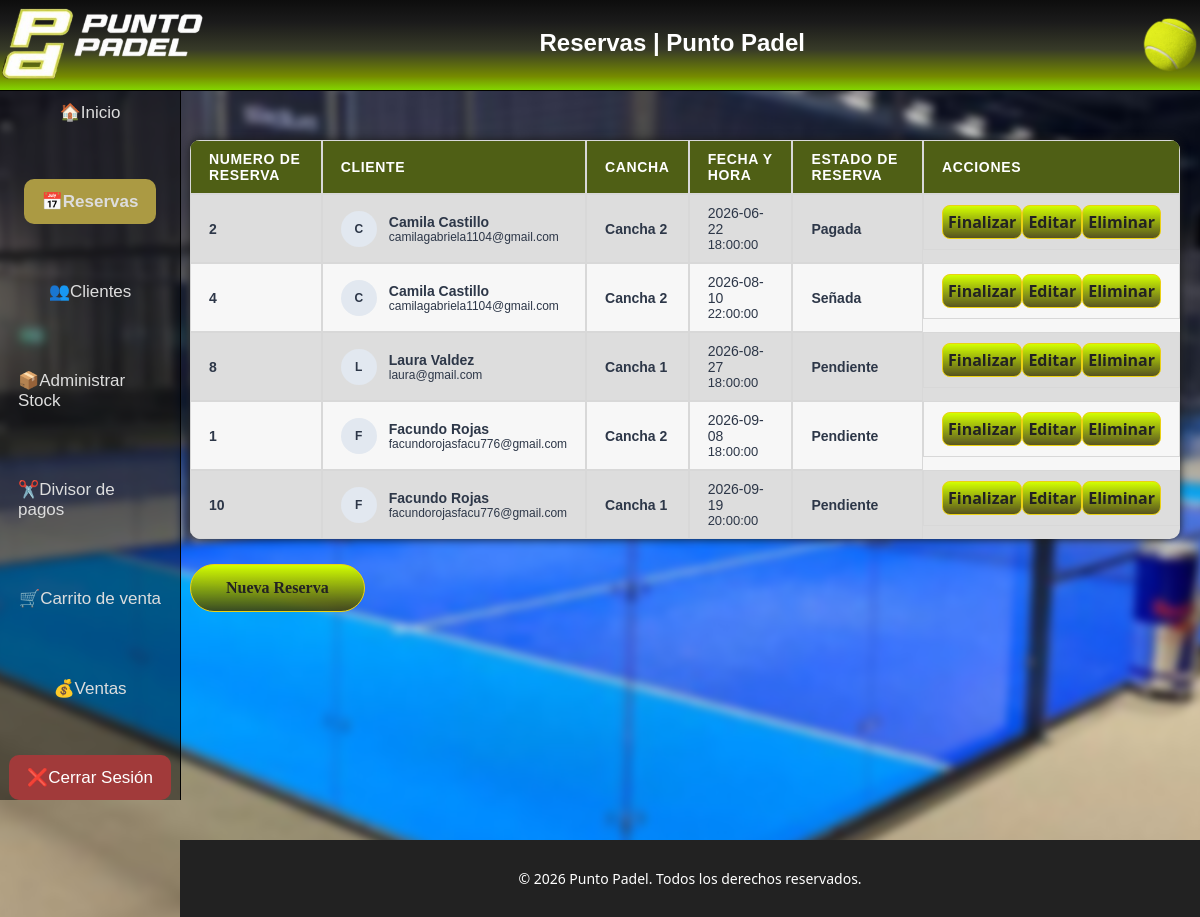
/vista_admin/reservas/index.php, run on the app's committed database.
### tables this page shows
CREATE TABLE `reservas` (
  `id_reserva` int(11) NOT NULL,
  `id_cliente` int(11) NOT NULL,
  `id_cancha` int(11) NOT NULL,
  `estado_reserva` varchar(10) DEFAULT NULL,
  `fecha` date DEFAULT NULL,
  `hora` time DEFAULT NULL
);

CREATE TABLE `clientes` (
  `id_cliente` int(11) NOT NULL,
  `nombre` varchar(30) DEFAULT NULL,
  `email` varchar(30) DEFAULT NULL,
  `telefono` varchar(20) DEFAULT NULL,
  `reservas_realizadas` int(11) DEFAULT NULL,
  `suspendido` varchar(2) DEFAULT NULL,
  `nombre_usuario` varchar(20) DEFAULT NULL,
  `contraseña` varchar(30) DEFAULT NULL
);

### vista_admin/reservas/index.php (the view, shortened to what this page needs)
<!DOCTYPE html>
<html lang="es">
<head>
  <link rel="stylesheet" href="../../css/estilos.css">
</head>
<body class="body-admin">
<header class="headerAdmin">
    <a href="../index.php"><img src="../../img/PuntoPadelCartelSinFondo.png" alt="Logo de Punto Padel" id="logo1"></a>
    <h1 class="tituloPag">Reservas | Punto Padel</h1>
    <img src="../../img/PelotaPadel.png" alt="Imagen del Complejo de Pádel" id="logo2">
</header>
   <aside class="aside-admin">
        <a href="../index.php">🏠Inicio</a>
        <a class="active" href="../reservas/index.php">📅Reservas</a>
        <a href="../clientes/index.php">👥Clientes</a>
        <a href="../stock/index.php">📦Administrar Stock</a>
        <a href="../divisorPagos/index.php">✂️Divisor de pagos</a>
        <a href="../carrito/index.php">🛒Carrito de venta</a>
        <a href="../ventas/index.php">💰Ventas</a>
        <a href="../../cerrarSesion.php" id="btnCerrarSesion">❌Cerrar Sesión</a>
    </aside>
    <?php
    include("../../conexion.php");
    $sql = "SELECT id_reserva, c.nombre, c.email, id_cancha, estado_reserva, fecha, hora FROM reservas r JOIN clientes c ON r.id_cliente = c.id_cliente  ORDER BY fecha, hora";
    $stmt = $conexion->query($sql);
    $resultados = $stmt->fetchAll(PDO::FETCH_ASSOC);
    ?>
    <main class="contenidoGeneral">
    <div class="contenidoPrincipal">
    <table class="tablaListar">
        <thead>
            <tr>
                <th>Numero de reserva</th>
                <th>Cliente</th>
                <th>Cancha</th>
                <th>Fecha y Hora</th>
                <th>Estado de reserva</th>
                <th align="center">Acciones</th>
            </tr>
        </thead>
        <tbody>
            <?php if (count($resultados) > 0):
                 foreach ($resultados as $fila): ?>
                    <tr>
                        <td class="datosTabla"><?php echo htmlspecialchars($fila['id_reserva']); ?></td>
                        <td>
                            <div class="infoCliente">
                            <div class="avatarCliente"><?php echo substr(htmlspecialchars($fila['nombre']), 0, 1); ?></div>
                            <div>
                                <p class="nombreCliente"><?php echo htmlspecialchars($fila['nombre']); ?></p>
                                <p class="emailCliente"><?php echo htmlspecialchars($fila['email']); ?></p>
                            </div>
                            </div>
                        </td>
                        <td class="datosTabla"><?php echo htmlspecialchars($fila['id_cancha'] == 2 ? 'Cancha 2' : 'Cancha 1'); ?></td>
                        <td>
                            <p class="fechaReserva"><?php echo htmlspecialchars($fila['fecha']); ?></p>
                            <p class="horaReserva"><?php echo htmlspecialchars($fila['hora']); ?></p>
                        </td>
                        <td><span class="datosTabla"><?php echo htmlspecialchars($fila['estado_reserva']); ?></span></td>
                        <td id="accionesGrilla">
                            <form action="finalizar_reserva.php" method="POST">
                                <button type="submit" class="botonGenerico btnEditarRegistro">Finalizar</button>
                            </form>
                            <a href="agregar_reserva.php?id=<?php echo $fila['id_reserva']; ?>">
                                <button class="botonGenerico btnEditarRegistro">Editar</button>
                            </a>
                            <form action="eliminar_reserva.php" method="POST">
                                <button type="submit" class="botonGenerico btnEditarRegistro">Eliminar</button>
                            </form>
                        </td>
                    </tr>
                <?php endforeach; ?>
            <?php
            else:
            ?>
                <tr>
                    <td colspan="6" style="text-align: center;">No hay registros disponibles</td>
                </tr>
            <?php
            endif;
            ?>
        </tbody>
    </table>
    <div class="botonesCrud">
        <a href="agregar_reserva.php">
        <button name="btnCrearReserva" type="submit" class="botonGenerico btnCrud">Nueva Reserva</button>
        </a>
    </div>
    </div>
    <footer>
        <p>&copy; 2026 Punto Padel. Todos los derechos reservados.</p>
    </footer>
        </main>
</body>
</html>

### data on the page
reservas: id_reserva "2", id_cliente.nombre "C", id_cliente.nombre "Camila Castillo", id_cliente.email "camilagabriela1104@gmail.com", id_cancha "Cancha 2", fecha "2026-06-22", hora "18:00:00", estado_reserva "Pagada"
reservas: id_reserva "4", id_cliente.nombre "C", id_cliente.nombre "Camila Castillo", id_cliente.email "camilagabriela1104@gmail.com", id_cancha "Cancha 2", fecha "2026-08-10", hora "22:00:00", estado_reserva "Señada"
reservas: id_reserva "8", id_cliente.nombre "L", id_cliente.nombre "Laura Valdez", id_cliente.email "laura@gmail.com", id_cancha "Cancha 1", fecha "2026-08-27", hora "18:00:00", estado_reserva "Pendiente"
reservas: id_reserva "1", id_cliente.nombre "F", id_cliente.nombre "Facundo Rojas", id_cliente.email "facundorojasfacu776@gmail.com", id_cancha "Cancha 2", fecha "2026-09-08", hora "18:00:00", estado_reserva "Pendiente"
reservas: id_reserva "10", id_cliente.nombre "F", id_cliente.nombre "Facundo Rojas", id_cliente.email "facundorojasfacu776@gmail.com", id_cancha "Cancha 1", fecha "2026-09-19", hora "20:00:00", estado_reserva "Pendiente"
